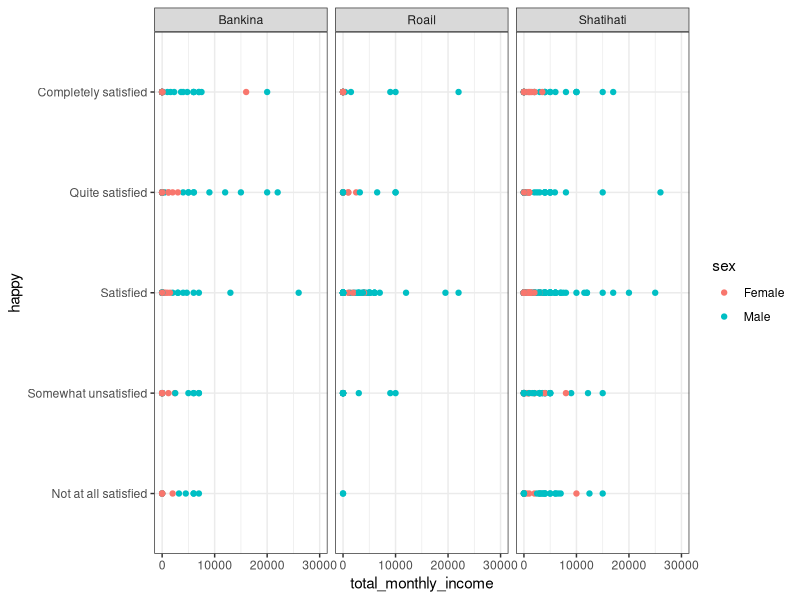
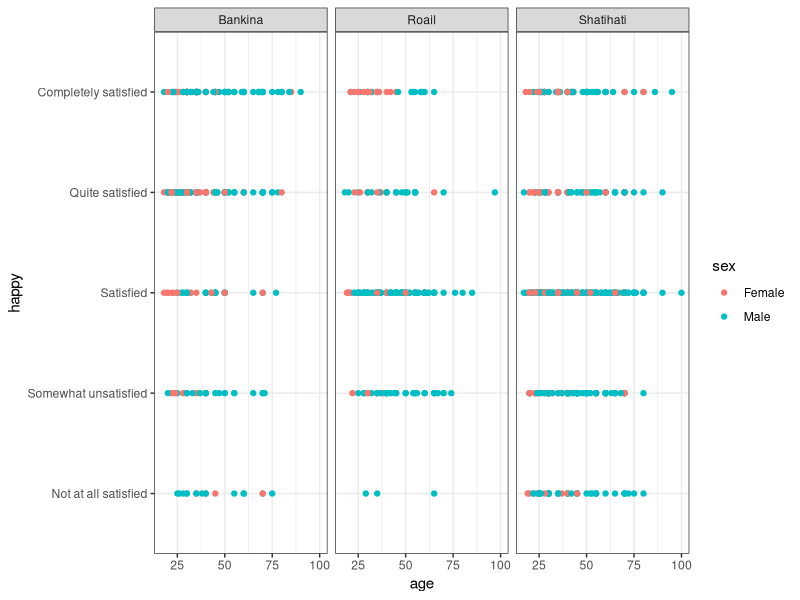

The R source for these figures, in order:
## ---- chunk 1
library(tidyverse)
data <- read.csv('./Household.csv')
glimpse(data)


for (i in 1:nrow(data)){
  if (data$mo_wageinc1[i] == ".n"){
    data$mo_wageinc1[i] <- 0
  }
  
  if (data$mo_nonwageinc1[i] == ".n"){
    data$mo_nonwageinc1[i] <- 0
  }
  
  if (data$mo_wageinc2[i] == ".n"){
    data$mo_wageinc2[i] <- 0
  }
  
  if (data$mo_nonwageinc2[i] == ".n"){
    data$mo_nonwageinc2[i] <- 0
  }
}

data_1 <- data %>%
  select(newid, hsize1, village, migrant_any, wrkstat, age, sex, marital, happy, happy_future, ownhouse, mo_wageinc1, mo_nonwageinc1, mo_wageinc2, mo_nonwageinc2, happy_past) %>%
  mutate(hsize1 = as.numeric(hsize1)) %>%
  mutate(age = as.numeric(age)) %>%
  mutate(mo_wageinc1 = as.numeric(mo_wageinc1)) %>%
  mutate(mo_nonwageinc1 = as.numeric(mo_nonwageinc1)) %>%
  mutate(mo_wageinc2 = as.numeric(mo_wageinc2)) %>%
  mutate(mo_nonwageinc2 = as.numeric(mo_nonwageinc2)) %>%
  filter(happy != ".m") %>%
  filter(happy_past != ".m") %>%
  filter(happy_future != ".m") %>%
  mutate(happy = as.factor(happy)) %>%
  mutate(happy = fct_relevel(happy, c("Not at all satisfied", "Somewhat unsatisfied", "Satisfied", "Quite satisfied", "Completely satisfied"))) %>%
  mutate(happy_past = as.factor(happy_past)) %>%
  mutate(happy_past = fct_relevel(happy_past, c("Worse", "Same", "Better"))) %>%
  mutate(happy_future = as.factor(happy_future)) %>%
  mutate(happy_future = fct_relevel(happy_future, c("Worse", "Same", "Better")))
## ---- chunk 2
data_1 %>%
  select(mo_wageinc1, mo_nonwageinc1, mo_wageinc2, mo_nonwageinc2, village, sex, happy) %>%
  na.omit() %>%
  mutate(total_monthly_income = mo_wageinc1 + mo_nonwageinc1 + mo_wageinc2 + mo_nonwageinc2) %>%
  ggplot(aes(x = total_monthly_income, y = happy, color = sex)) +
  geom_point() +
  scale_x_continuous(limits = c(0, 30000)) +
  facet_wrap(vars(village)) +
  theme_bw()
## ---- chunk 3
data_1 %>%
  select(age, village, sex, happy) %>%
  na.omit() %>%
  ggplot(aes(x = age, y = happy, color = sex)) +
  geom_point() +
  facet_wrap(vars(village)) +
  theme_bw()
